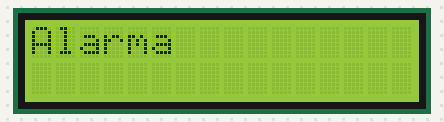
A sketch run on a simulated Arduino Uno, built with avr-gcc and run on an emulated ATmega328P. Parts: 16×2 character LCD.

Above: at 0.1 s.
At 0.6 s:
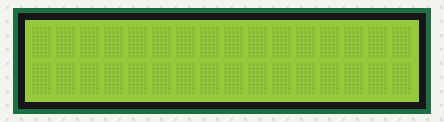

Measured:
- what the display in image 1 shows lasts 0.5 s, from 0.6 s to 1.1 s

The sketch:

lcd_03.ino
```cpp
#include <LiquidCrystal.h>


// LCD pins <--> Arduino pins
const int RS = 11, EN = 12, D4 = 2, D5 = 3, D6 = 4, D7 = 5;
LiquidCrystal lcd(RS, EN, D4, D5, D6, D7);

void setup()
{
  lcd.begin(16, 2); // set up number of columns and rows
}

void loop()
{
  lcd.setCursor(0, 0);         // move cursor to   (0, 0)
  lcd.print("Alarma");        // print message at (0, 0)
  lcd.display();
  delay(500);
  lcd.noDisplay();
  delay(500);
}
```
